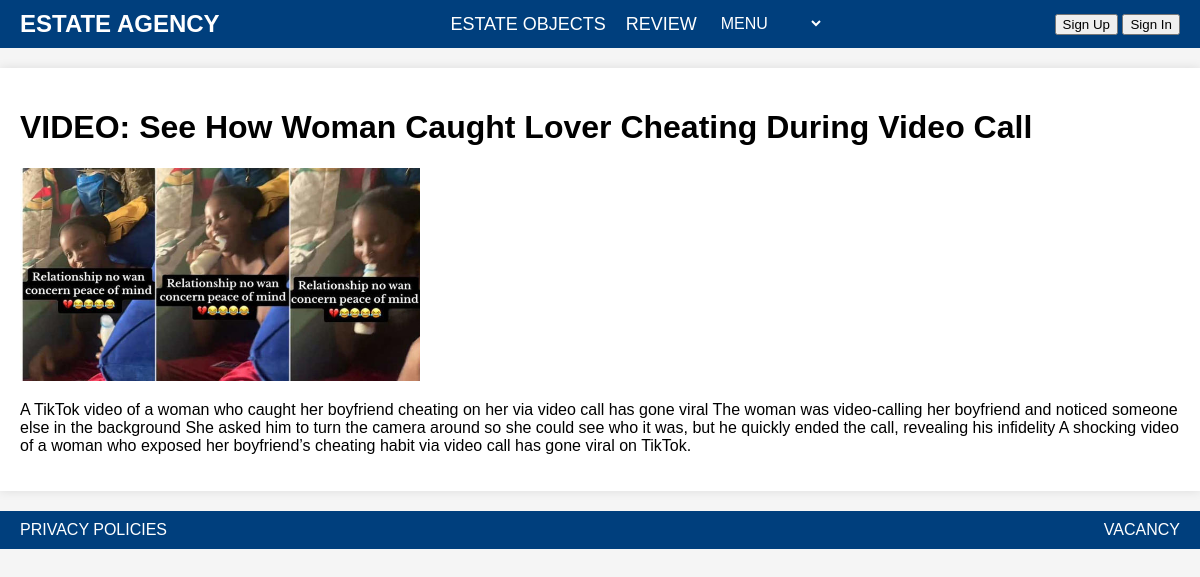
The page /news/1/ on the database its author committed.
### news/models.py (models this page shows, shortened)
class News(models.Model):
    title = models.CharField(max_length=200)
    content = models.TextField()
    publication_date = models.DateField(auto_now_add=True)
    image = models.ImageField(upload_to='static/news/')

### news/views.py (the view)
# urls.py: path('<int:news_id>/', views.current_news, name='current_news'),
def current_news(request, news_id):
    news = get_object_or_404(News, pk=news_id)
    context = {
        'news': news,
    }
    return render(request, 'current_news.html', context)

### news/templates/current_news.html
{% extends 'EstateAgency/base_agency.html' %}
{% block content %}
<h1>{{ news.title }}</h1>
<img src="{{ news.image.url }}" alt="{{ news.title }}" width="400">
<p>{{ news.content }}</p>
{% endblock %}

### static/css/base_main.css (style rules this page uses)
body { font-family: Arial, sans-serif; margin: 0; padding: 0; background-color: #f5f5f5; }

### rows shown on the page
News: title "VIDEO: See How Woman Caught Lover Cheating During Video Call", image (picture), content "A TikTok video of a woman who caught her boyfriend cheating on her via video call has gone viral The woman was video-calling her boyfriend and noticed someone else in the background She asked him to turn the camera around so she could see who it was, but he quickly ended the call, revealing his infidelity A shocking video of a woman who exposed her boyfriend’s cheating habit via video call has gone viral on TikTok."
